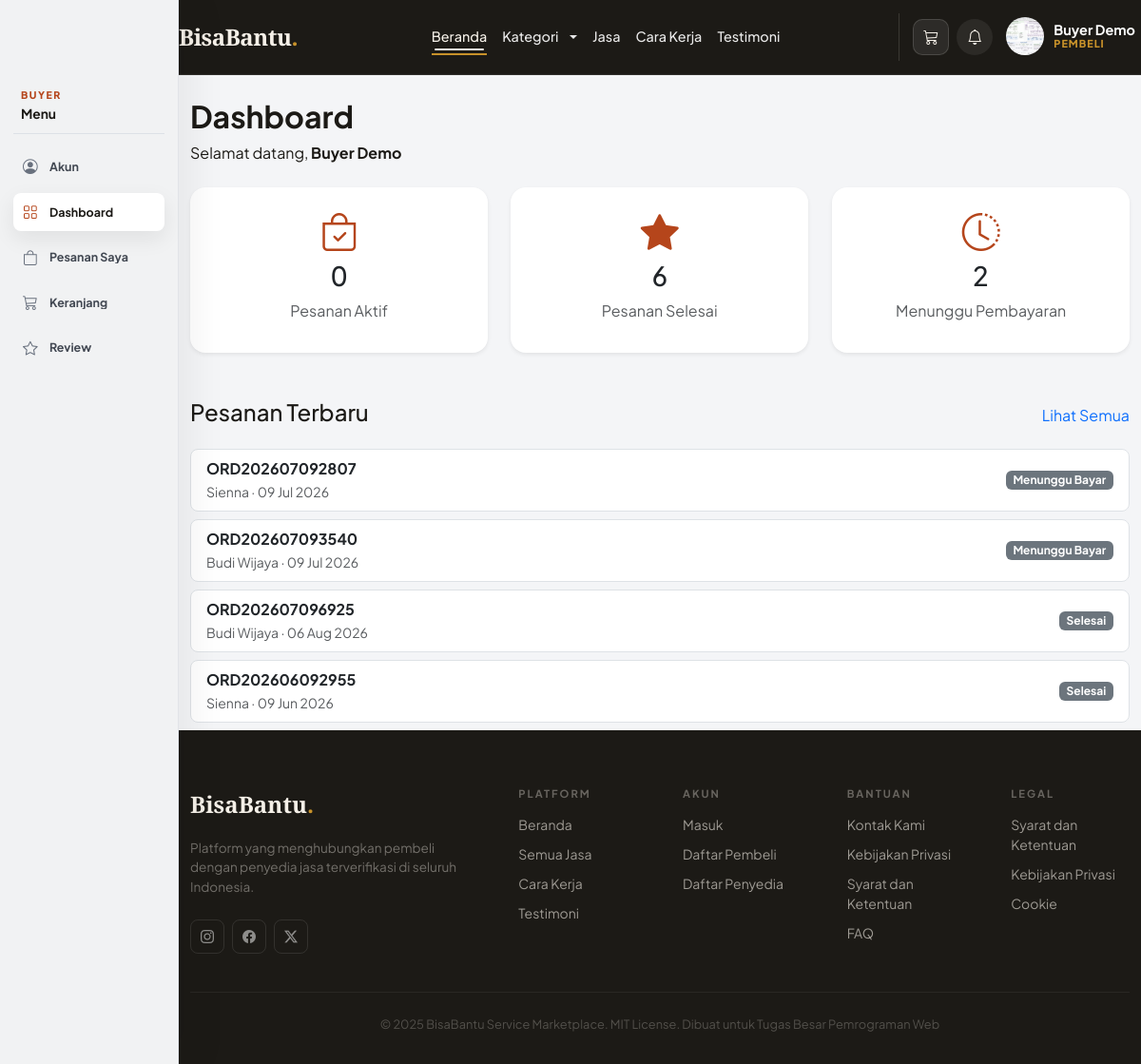
Page /index.php?page=dashboard (signed in) on the committed database.
### tables this page shows
CREATE TABLE `orders` (
  `id` int NOT NULL AUTO_INCREMENT,
  `buyer_id` int NOT NULL,
  `provider_id` int NOT NULL,
  `order_number` varchar(20) NOT NULL,
  `total_price` decimal(12,2) NOT NULL,
  `quantity` int NOT NULL DEFAULT '1',
  `service_date` date NOT NULL,
  `service_address` text NOT NULL,
  `status` enum('pending','waiting_payment','paid','accepted','in_progress','completed','cancelled') NOT NULL DEFAULT 'pending',
  `notes` text,
  `created_at` timestamp NOT NULL DEFAULT CURRENT_TIMESTAMP,
  `updated_at` timestamp NOT NULL DEFAULT CURRENT_TIMESTAMP ON UPDATE CURRENT_TIMESTAMP,
  PRIMARY KEY (`id`),
  UNIQUE KEY `order_number` (`order_number`),
  KEY `buyer_id` (`buyer_id`),
  KEY `provider_id` (`provider_id`),
  CONSTRAINT `orders_ibfk_1` FOREIGN KEY (`buyer_id`) REFERENCES `users` (`id`) ON DELETE RESTRICT,
  CONSTRAINT `orders_ibfk_2` FOREIGN KEY (`provider_id`) REFERENCES `users` (`id`) ON DELETE RESTRICT
);

CREATE TABLE `users` (
  `id` int NOT NULL AUTO_INCREMENT,
  `name` varchar(100) NOT NULL,
  `email` varchar(100) NOT NULL,
  `password` varchar(255) NOT NULL,
  `role` enum('buyer','provider','admin') NOT NULL,
  `is_verified` tinyint(1) DEFAULT '0',
  `phone` varchar(20) DEFAULT NULL,
  `address` text,
  `remember_token` varchar(255) DEFAULT NULL,
  `profile_photo` varchar(255) DEFAULT NULL,
  `created_at` timestamp NOT NULL DEFAULT CURRENT_TIMESTAMP,
  `updated_at` timestamp NOT NULL DEFAULT CURRENT_TIMESTAMP ON UPDATE CURRENT_TIMESTAMP,
  PRIMARY KEY (`id`),
  UNIQUE KEY `email` (`email`)
);

### src/helpers/functions.php (called while the page is built, shortened)
<?php
function base_url($path = '') {
    $scheme = (!empty($_SERVER['HTTPS']) && $_SERVER['HTTPS'] !== 'off') ? 'https' : 'http';
    $host = $_SERVER['HTTP_HOST'] ?? 'localhost';
    $scriptDir = rtrim(dirname($_SERVER['SCRIPT_NAME']), '/\\');
    $base = $scheme . '://' . $host . $scriptDir;
    return rtrim($base, '/\\') . '/' . ltrim($path, '/\\');
}
function e($value) {
    return htmlspecialchars($value, ENT_QUOTES, 'UTF-8');
}
function order_status_info($status) {
    $map = [
        'pending' => ['Menunggu', 'pending'],
        'waiting_payment' => ['Menunggu Bayar', 'pending'],
        'paid' => ['Dibayar', 'active'],
        'accepted' => ['Diterima', 'active'],
        'in_progress' => ['Diproses', 'active'],
        'completed' => ['Selesai', 'verified'],
        'cancelled' => ['Dibatalkan', 'inactive'],
    ];
    return $map[$status] ?? ['Unknown', 'pending'];
}

### src/models/OrderModel.php (called while the page is built, shortened)
<?php
class OrderModel {
    private $pdo;
    public function __construct($pdo) {
        $this->pdo = $pdo;
    }
    public function getByBuyer($buyer_id) {
        $stmt = $this->pdo->prepare('
            SELECT o.*, u.name as provider_name
            FROM orders o
            JOIN users u ON o.provider_id = u.id
            WHERE o.buyer_id = ?
            ORDER BY o.created_at DESC
        ');
        $stmt->execute([$buyer_id]);
        return $stmt->fetchAll();
    }
}

### src/views/buyer/dashboard.php (the view)
<?php
require_once __DIR__ . '/../../models/OrderModel.php';
$orderModel = new OrderModel($pdo);
$orders = $orderModel->getByBuyer($_SESSION['user']['id']);
$activeOrders = array_filter($orders, fn($o) => in_array($o['status'], ['paid', 'accepted', 'in_progress'], true));
$completedOrders = array_filter($orders, fn($o) => $o['status'] === 'completed');
$waitingPaymentOrders = array_filter($orders, fn($o) => $o['status'] === 'waiting_payment');
$latestOrders = array_slice($orders, 0, 4);
?>
<div class="container mt-4">
    <h2 class="fw-bold">Dashboard</h2>
    <p>Selamat datang, <strong><?= e($_SESSION['user']['name']) ?></strong></p>
    <div class="row mt-4">
        <div class="col-md-4">
            <div class="card border-0 shadow-sm rounded-4">
                <div class="card-body text-center">
                    <i class="bi bi-bag-check fs-1" style="color: var(--orange-primary);"></i>
                    <h3><?= count($activeOrders) ?></h3>
                    <p class="text-muted">Pesanan Aktif</p>
                </div>
            </div>
        </div>
        <div class="col-md-4">
            <div class="card border-0 shadow-sm rounded-4">
                <div class="card-body text-center">
                    <i class="bi bi-star-fill fs-1" style="color: var(--orange-primary);"></i>
                    <h3><?= count($completedOrders) ?></h3>
                    <p class="text-muted">Pesanan Selesai</p>
                </div>
            </div>
        </div>
        <div class="col-md-4">
            <div class="card border-0 shadow-sm rounded-4">
                <div class="card-body text-center">
                    <i class="bi bi-clock-history fs-1" style="color: var(--orange-primary);"></i>
                    <h3><?= count($waitingPaymentOrders) ?></h3>
                    <p class="text-muted">Menunggu Pembayaran</p>
                </div>
            </div>
        </div>
    </div>
    <div class="mt-5">
        <div class="d-flex justify-content-between align-items-center mb-3">
            <h4>Pesanan Terbaru</h4>
            <a href="<?= base_url('index.php?page=orders') ?>" class="text-decoration-none">Lihat Semua</a>
        </div>
        <?php if (empty($latestOrders)): ?>
            <div class="alert alert-info">Belum ada pesanan.</div>
        <?php else: ?>
            <div class="list-group">
                <?php foreach ($latestOrders as $order): ?>
                    <a href="<?= base_url('index.php?page=order_detail&id=' . (int) $order['id']) ?>" class="list-group-item list-group-item-action rounded-3 mb-2 border">
                        <div class="d-flex justify-content-between align-items-center">
                            <div>
                                <strong><?= e($order['order_number']) ?></strong><br>
                                <small class="text-muted"><?= e($order['provider_name']) ?> · <?= e(date('d M Y', strtotime($order['service_date']))) ?></small>
                            </div>
                            <span class="badge bg-secondary"><?= e(order_status_info($order['status'])[0]) ?></span>
                        </div>
                    </a>
                <?php endforeach; ?>
            </div>
        <?php endif; ?>
    </div>
</div>

### src/assets/css/main.css (style rules this page uses)
:root { --cream: #F5F0E8; --warm-100: #EDE5D0; --warm-200: #D4C4A0; --ink: #1C1A16; --ink-60: #5A5548; --ink-30: #9D9488; --accent: #B5451B; --accent-lt: #F0E4DE; --gold: #C8922A; --gold-lt: #FBF3E0; --orange-primary: var(--accent); --orange-dark: #9a3615; --orange-light: var(--accent-lt); --orange-soft: var(--gold-lt); --text-dark: var(--ink); --text-muted: var(--ink-60); }
body { min-height: 100vh; display: flex; flex-direction: column; font-family: 'Plus Jakarta Sans', system-ui, sans-serif; color: var(--ink); background-color: var(--cream); }
html { min-height: 100%; }
body.has-role-sidebar { padding-left: 188px; background: #f4f5f7; }
html, body { max-width: 100%; overflow-x: clip; }

### src/assets/css/auth-modal.css (style rules this page uses)
:root { --auth-accent: #B5451B; --auth-accent-dark: #9a3615; --auth-accent-soft: #F0E4DE; --auth-accent-border: #D4C4A0; --auth-gold: #C8922A; --auth-gold-soft: #FBF3E0; --font-sans: 'Plus Jakarta Sans', system-ui, sans-serif; --color-text-primary: #1C1A16; --color-text-secondary: #6b7280; --color-text-tertiary: #9ca3af; --color-background-primary: #fff; --color-background-secondary: #f9fafb; --color-background-tertiary: #f3f4f6; --color-border-secondary: #e5e7eb; --color-border-tertiary: #f3f4f6; --border-radius-md: 8px; --border-radius-xl: 16px; }

### src/assets/css/animations.css (style rules this page uses)
:root { --bb-motion-fast: 180ms; --bb-motion-base: 320ms; --bb-motion-slow: 480ms; --bb-motion-ease: cubic-bezier(.22, 1, .36, 1); --bb-motion-shadow: 0 18px 45px rgba(15, 23, 42, .14); --bb-focus-glow: 0 0 0 .22rem rgba(37, 99, 235, .16); }
html { scroll-behavior: smooth; }
body { opacity: 1; }
body.page-enter { transition: opacity var(--bb-motion-base) var(--bb-motion-ease); will-change: opacity; }
body.page-enter.loaded { opacity: 1; }
.animate-on-scroll { opacity: 0; transition: opacity var(--bb-motion-slow) var(--bb-motion-ease), transform var(--bb-motion-slow) var(--bb-motion-ease); transition-delay: var(--bb-stagger-delay, 0ms); will-change: opacity, transform; }
.animate-on-scroll.fade-up { transform: translate3d(0, 26px, 0); }
.animate-on-scroll.zoom-in { transform: scale(.96); }
.animate-on-scroll.in-view { opacity: 1; transform: translate3d(0, 0, 0) scale(1); }
.card, .service-card, .order-card, .dashboard-card, .stat-card, .review-card, .notification-card, .admin-settings-card, .admin-verify-card, .checkout-card, .payment-summary-card, .cart-summary-card, .cart-item, .provider-service-card, .earnings-card, .admin-empty-state, .alert, .auth-role-card { transition: transform var(--bb-motion-base) var(--bb-motion-ease), box-shadow var(--bb-motion-base) var(--bb-motion-ease), border-color var(--bb-motion-base) ease, background-color var(--bb-motion-base) ease; }
.counter-animate { font-variant-numeric: tabular-nums; }

### rows in the picture
orders: order_number "ORD202607092807", provider.name "Sienna", service_date "09 Jul 2026", status "Menunggu Bayar"
orders: order_number "ORD202607093540", provider.name "Budi Wijaya", service_date "09 Jul 2026", status "Menunggu Bayar"
orders: order_number "ORD202607096925", provider.name "Budi Wijaya", service_date "06 Aug 2026", status "Selesai"
orders: order_number "ORD202606092955", provider.name "Sienna", service_date "09 Jun 2026", status "Selesai"

### other values in the picture
$userName "Buyer Demo"
$roleLabel "PEMBELI"
$roleShortLabel "BUYER"
$item['label'] "Akun"
$item['label'] "Dashboard"
$item['label'] "Pesanan Saya"
$item['label'] "Keranjang"
$item['label'] "Review"
$_SESSION['user']['name'] "Buyer Demo"
count($activeOrders) "0"
count($completedOrders) "6"
count($waitingPaymentOrders) "2"
